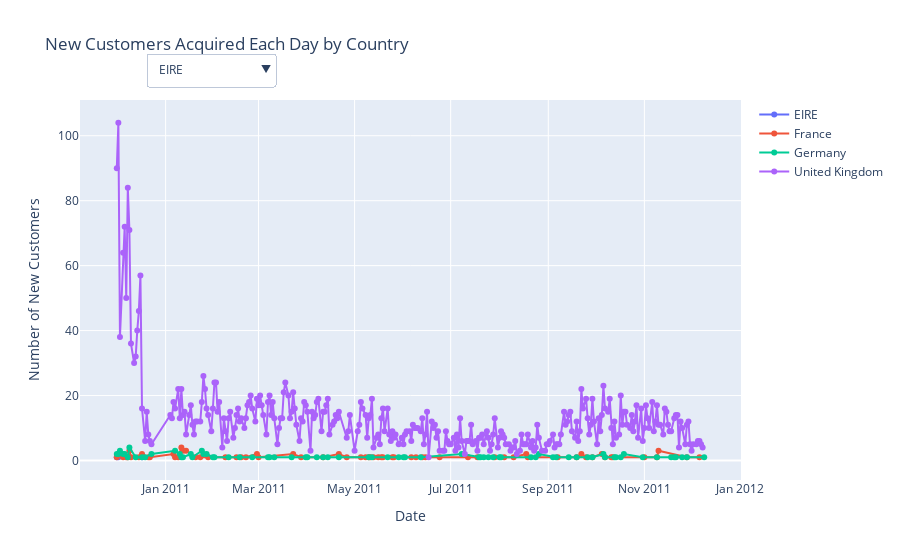

Write notebook code for a chart like this one.
### Markdown cell above
#### New Customer by day

### Code cell
# Calculate the first purchase date for each customer
data['FirstPurchaseDate'] = data.groupby(['CustomerID', 'Country'])['InvoiceDate'].transform('min').dt.date

# Create a new column to identify first purchases
is_first_purchase = (data['InvoiceDate'].dt.date == data['FirstPurchaseDate'])

# Group by first purchase date and country, count unique customers
new_customers_daily_country = data[is_first_purchase].groupby(['FirstPurchaseDate', 'Country']).agg(Num_New_Customers=('CustomerID', 'nunique')).reset_index()

# Convert dates to datetime for better handling
new_customers_daily_country['FirstPurchaseDate'] = pd.to_datetime(new_customers_daily_country['FirstPurchaseDate'])

country_options = new_customers_daily_country['Country'].unique()

# Create chart
default_country = country_options[0]
filtered_default = new_customers_daily_country[new_customers_daily_country['Country'] == default_country]

fig = go.Figure()

for country in new_customers_daily_country['Country'].unique():
    filtered_data = new_customers_daily_country[new_customers_daily_country['Country'] == country]
    
    fig.add_trace(
        go.Scatter(
            x=filtered_data['FirstPurchaseDate'],
            y=filtered_data['Num_New_Customers'],
            name=country,
            mode='lines+markers',  
            hoverinfo='skip', 
            hovertemplate=
                '<b>Date</b>: %{x}<br>' +
                '<b>Num New Customers</b>: %{y}<br>' +
                '<extra></extra>', 
        )
    )

# Add dropdown for country selection
fig.update_layout(
    updatemenus=[
        dict(
            buttons=[
                dict(
                    args=[{"visible": [country == option for country in new_customers_daily_country['Country'].unique()]}],
                    label=option,
                    method="update"
                ) for option in new_customers_daily_country['Country'].unique()
            ],
            direction="down",
            pad={"r": 10, "t": 10},
            showactive=True,
            x=0.1,
            xanchor="left",
            y=1.15,
            yanchor="top"
        ),
    ],
    title="New Customers Acquired Each Day by Country",
    xaxis_title="Date",
    yaxis_title="Number of New Customers"
)

# Show the plot
fig.show()

### Figure 1 — Plotly figure (JSON) as saved in the notebook; plotly's stock layout.template omitted (floating-point values rounded to 4 significant figures; data arrays with more than 128 entries replaced by an {"elided": "..."} marker saying what was removed)
{"data": [{"hoverinfo": "skip", "hovertemplate": "<b>Date</b>: %{x}<br><b>Num New Customers</b>: %{y}<br><extra></extra>", "mode": "lines+markers", "name": "EIRE", "type": "scatter", "x": ["2010-12-01T00:00:00", "2010-12-02T00:00:00", "2010-12-17T00:00:00"], "y": [1, 1, 1]}, {"hoverinfo": "skip", "hovertemplate": "<b>Date</b>: %{x}<br><b>Num New Customers</b>: %{y}<br><extra></extra>", "mode": "lines+markers", "name": "France", "type": "scatter", "x": ["2010-12-01T00:00:00", "2010-12-03T00:00:00", "2010-12-05T00:00:00", "2010-12-07T00:00:00", "2010-12-08T00:00:00", "2010-12-09T00:00:00", "2010-12-10T00:00:00", "2010-12-15T00:00:00", "2010-12-17T00:00:00", "2010-12-21T00:00:00", "2010-12-22T00:00:00", "2011-01-06T00:00:00", "2011-01-07T00:00:00", "2011-01-09T00:00:00", "2011-01-11T00:00:00", "2011-01-12T00:00:00", "2011-01-14T00:00:00", "2011-01-20T00:00:00", "2011-01-23T00:00:00", "2011-01-28T00:00:00", "2011-02-08T00:00:00", "2011-02-15T00:00:00", "2011-02-18T00:00:00", "2011-02-21T00:00:00", "2011-02-28T00:00:00", "2011-03-01T00:00:00", "2011-03-23T00:00:00", "2011-03-28T00:00:00", "2011-04-11T00:00:00", "2011-04-21T00:00:00", "2011-04-26T00:00:00", "2011-05-05T00:00:00", "2011-05-08T00:00:00", "2011-05-10T00:00:00", "2011-05-11T00:00:00", "2011-05-13T00:00:00", "2011-05-16T00:00:00", "2011-05-18T00:00:00", "2011-05-19T00:00:00", "2011-05-25T00:00:00", "2011-05-26T00:00:00", "2011-06-06T00:00:00", "2011-06-09T00:00:00", "2011-06-13T00:00:00", "2011-06-15T00:00:00", "2011-06-24T00:00:00", "2011-07-12T00:00:00", "2011-07-18T00:00:00", "2011-07-29T00:00:00", "2011-08-04T00:00:00", "2011-08-10T00:00:00", "2011-08-18T00:00:00", "2011-08-19T00:00:00", "2011-09-07T00:00:00", "2011-09-19T00:00:00", "2011-09-22T00:00:00", "2011-09-25T00:00:00", "2011-09-29T00:00:00", "2011-10-05T00:00:00", "2011-10-07T00:00:00", "2011-10-11T00:00:00", "2011-10-12T00:00:00", "2011-11-01T00:00:00", "2011-11-09T00:00:00", "2011-11-10T00:00:00", "2011-11-28T00:00:00", "2011-12-06T00:00:00"], "y": [1, 2, 1, 1, 1, 3, 1, 1, 2, 1, 1, 2, 1, 1, 4, 3, 3, 1, 1, 1, 1, 1, 1, 1, 2, 1, 2, 1, 1, 2, 1, 1, 1, 1, 1, 1, 1, 1, 1, 1, 1, 1, 1, 1, 1, 1, 1, 1, 1, 1, 1, 2, 1, 1, 1, 2, 1, 1, 2, 1, 1, 1, 1, 1, 3, 1, 1]}, {"hoverinfo": "skip", "hovertemplate": "<b>Date</b>: %{x}<br><b>Num New Customers</b>: %{y}<br><extra></extra>", "mode": "lines+markers", "name": "Germany", "type": "scatter", "x": ["2010-12-01T00:00:00", "2010-12-02T00:00:00", "2010-12-03T00:00:00", "2010-12-05T00:00:00", "2010-12-06T00:00:00", "2010-12-08T00:00:00", "2010-12-09T00:00:00", "2010-12-13T00:00:00", "2010-12-17T00:00:00", "2010-12-19T00:00:00", "2010-12-23T00:00:00", "2011-01-07T00:00:00", "2011-01-10T00:00:00", "2011-01-11T00:00:00", "2011-01-12T00:00:00", "2011-01-17T00:00:00", "2011-01-18T00:00:00", "2011-01-24T00:00:00", "2011-01-25T00:00:00", "2011-01-27T00:00:00", "2011-01-31T00:00:00", "2011-02-01T00:00:00", "2011-02-10T00:00:00", "2011-02-17T00:00:00", "2011-02-25T00:00:00", "2011-03-07T00:00:00", "2011-03-08T00:00:00", "2011-03-11T00:00:00", "2011-03-22T00:00:00", "2011-03-31T00:00:00", "2011-04-01T00:00:00", "2011-04-07T00:00:00", "2011-04-11T00:00:00", "2011-04-14T00:00:00", "2011-04-21T00:00:00", "2011-05-10T00:00:00", "2011-05-12T00:00:00", "2011-05-22T00:00:00", "2011-05-29T00:00:00", "2011-06-01T00:00:00", "2011-06-02T00:00:00", "2011-06-12T00:00:00", "2011-07-08T00:00:00", "2011-07-19T00:00:00", "2011-07-20T00:00:00", "2011-07-22T00:00:00", "2011-07-25T00:00:00", "2011-07-28T00:00:00", "2011-08-01T00:00:00", "2011-08-02T00:00:00", "2011-08-21T00:00:00", "2011-08-24T00:00:00", "2011-08-26T00:00:00", "2011-09-04T00:00:00", "2011-09-06T00:00:00", "2011-09-14T00:00:00", "2011-09-19T00:00:00", "2011-09-26T00:00:00", "2011-09-29T00:00:00", "2011-10-06T00:00:00", "2011-10-07T00:00:00", "2011-10-13T00:00:00", "2011-10-14T00:00:00", "2011-10-17T00:00:00", "2011-10-19T00:00:00", "2011-10-31T00:00:00", "2011-11-09T00:00:00", "2011-11-18T00:00:00", "2011-11-20T00:00:00", "2011-11-21T00:00:00", "2011-11-25T00:00:00", "2011-11-28T00:00:00", "2011-12-09T00:00:00"], "y": [2, 2, 3, 2, 2, 1, 4, 1, 1, 1, 2, 3, 2, 1, 1, 2, 1, 3, 2, 2, 1, 1, 1, 1, 1, 1, 1, 1, 1, 1, 1, 1, 1, 1, 1, 1, 1, 1, 1, 1, 1, 1, 2, 1, 1, 1, 1, 1, 1, 1, 1, 1, 2, 1, 1, 1, 1, 1, 1, 2, 1, 1, 1, 1, 2, 1, 1, 1, 1, 1, 1, 1, 1]}, {"hoverinfo": "skip", "hovertemplate": "<b>Date</b>: %{x}<br><b>Num New Customers</b>: %{y}<br><extra></extra>", "mode": "lines+markers", "name": "United Kingdom", "type": "scatter", "x": {"elided": "304 str values"}, "y": {"elided": "304 int values"}}], "layout": {"title": {"text": "New Customers Acquired Each Day by Country"}, "updatemenus": [{"buttons": [{"args": [{"visible": [true, false, false, false]}], "label": "EIRE", "method": "update"}, {"args": [{"visible": [false, true, false, false]}], "label": "France", "method": "update"}, {"args": [{"visible": [false, false, true, false]}], "label": "Germany", "method": "update"}, {"args": [{"visible": [false, false, false, true]}], "label": "United Kingdom", "method": "update"}], "direction": "down", "pad": {"r": 10, "t": 10}, "showactive": true, "x": 0.1, "xanchor": "left", "y": 1.15, "yanchor": "top"}], "xaxis": {"title": {"text": "Date"}}, "yaxis": {"title": {"text": "Number of New Customers"}}}}
